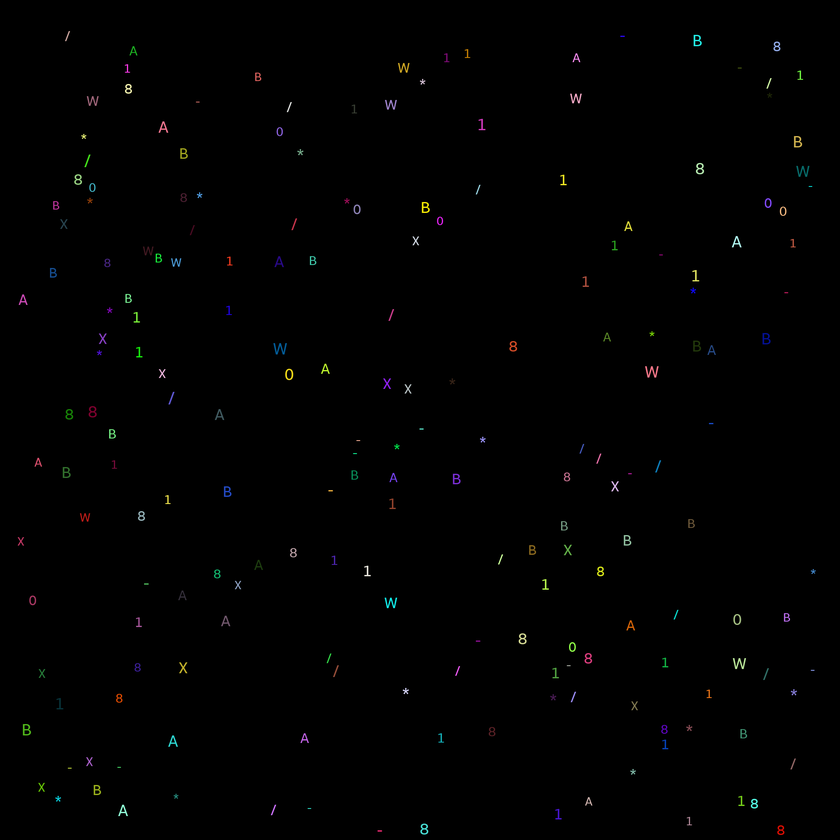
#> input picture LetterRecognition/images/alphabet.png, 840 x 840 px, shrunk from 2000 x 2000 before the run
$ python -i object_counting.py   (imports and definitions only)
#> lines starting #> are read from the running program, lines starting #| are printed output that depends on the picture; after the words box and inside, x2 and y2 are one past the last pixel; in counts of white or black regions, pixels touching at a corner belong together
### ObjectCountingWithMathMorfology/modules/two_pass.py
# -*- coding: utf-8 -*-

import matplotlib.pyplot as plt
import numpy as np


# [4 lines left out: function negate, not called in this run]

def check(B, y, x):
    if not 0 <= x < B.shape[0]:
        return False
    if not 0 <= y < B.shape[1]:
        return False
    if B[y, x] != 0:
        return True
    return False

def neighbors2(B, y, x):
    left = y, x-1
    top = y - 1, x
    if not check(B, *left):
        left = None
    if not check(B, *top):
        top = None
    return left, top

def exists(neighbors):
    return not all([n is None for n in neighbors])

def find(label, linked):
    j = label
    while linked[j] != 0:
        j = linked[j]
    return j

def union(label1, label2, linked):
    j = find(label1, linked)
    k = find(label2, linked)
    if j != k:
        linked[k] = j


def two_pass_labeling(B):
    linked = np.zeros(len(B), dtype="uint")
#> linked = 840 values from 0 to 0
    labels = np.zeros_like(B)

    label = 1
    for row in range(B.shape[0]):
        for col in range(B.shape[1]):
            if B[row, col] != 0:
                n = neighbors2(B, row, col)
                if not exists(n):
                    m = label
                    label += 1
                else:
                    lbs = [labels[i] for i in n if i is not None]
                    m = min(lbs)
                labels[row, col] = m
                for i in n:
                    if i is not None:
                        lb = labels[i]
                        if lb != m:
                            union(m, lb, linked)
#> this loop made 840 passes
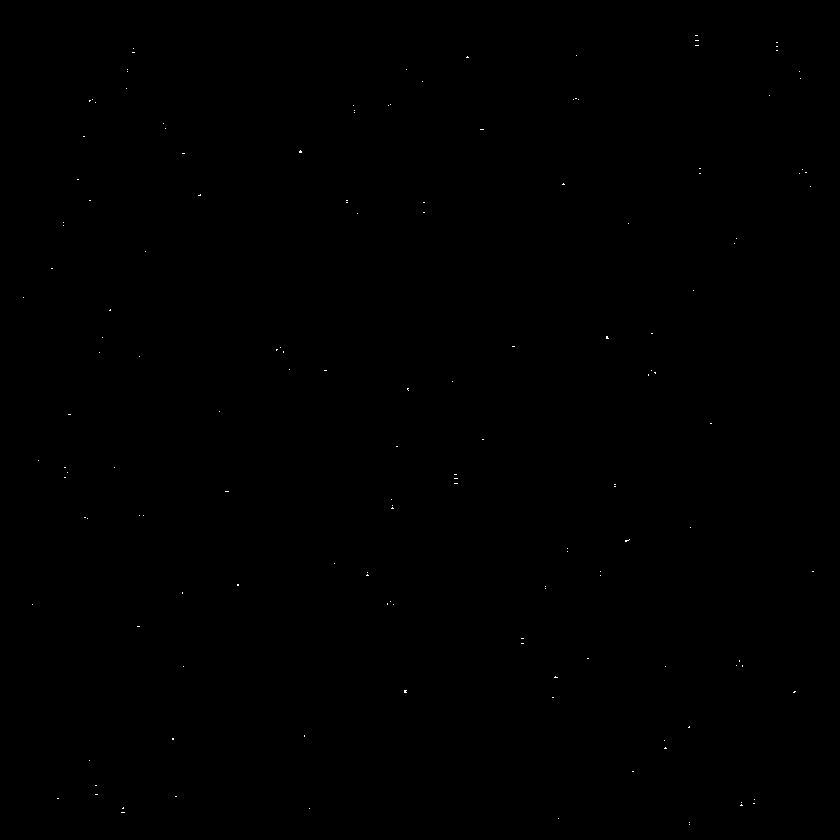
#> B: shape (840, 840); values 0 (black) and 1 (white), 0.04% white in thin lines or dots, all inside (x1, y1, x2, y2) = (23, 35, 814, 825)
#> after the loop, label = 167

    replacements = {}
    curr_labels = [1]

    for row in range(B.shape[0]):
        for col in range(B.shape[1]):
            if B[row, col] !=0:
                labels[row, col] = find(labels[row, col], linked)
#> this loop made 840 passes
#> labels: shape (840, 840); min 0, max 166, mean 0

    for row in range(B.shape[0]):
        for col in range(B.shape[1]):

            if B[row, col] != 0:
                new_label = find(labels[row, col], linked)

                if new_label in replacements:
                    new_label = replacements[new_label]

                elif(new_label - curr_labels[-1] > 1):
                    curr_labels.append(curr_labels[-1]+1)
                    replacements[new_label] = curr_labels[-1]
                    new_label = curr_labels[-1]

                if new_label != labels[row, col]:
                    labels[row, col] = new_label
#> labels: shape (840, 840); min 0, max 152, mean 0
#> after the loop, curr_labels = 152 values from 1 to 152; replacements = 151 items
    return labels

# [32 lines that do not run on import are left out]

### ObjectCountingWithMathMorfology/object_counting.py
# -*- coding: utf-8 -*-

import numpy as np
import matplotlib.pyplot as plt
from scipy.ndimage import morphology
from modules.two_pass import two_pass_labeling


def check1(sub, masks):
    for mask in masks:
        if np.all(sub==mask):
            return True
    return False

def count_objects(image):

    outer_mask = [np.array([[0, 0], [0, 1]]), np.array([[0, 0], [1, 0]]),
                  np.array([[1, 0],
                            [0, 0]]), np.array([[0, 1], [0, 0]])]
    inter_mask = [np.array([[0, 1], [1, 1]]), np.array([[1, 0], [1, 1]]),
                  np.array([[1, 1], [0, 1]]), np.array([[1, 1], [1, 0]])]

    outer = inner = 0
    for y in range(1, image.shape[0]-1):
        for x in range(1, image.shape[1]-1):
#            if image[y, x] == 1:
            sub = image[y-1:y+1, x-1:x+1]
            if check1(sub, outer_mask):
                    outer+=1
            if check1(sub, inter_mask):
                    inner += 1
    return (outer-inner)/4


def count(labeled):
    return (len(set(labeled.ravel())))

def find_objects(image):

    struct1 = np.array([[0, 1, 1, 1, 0],
                        [1, 1, 1, 1, 1],
                        [0, 1, 1, 1, 0]])

    struct2 = np.array([[1, 1, 0, 0, 1],
                        [1, 1, 0, 0, 1],
                        [1, 1, 1, 1, 1],
                        [1, 1, 1, 1, 1]])

    struct3 = np.array([[1, 1, 1, 1],
                        [1, 1, 1, 1],
                        [1, 1, 0, 0],
                        [1, 1, 0, 0],
                        [1, 1, 1, 1],
                        [1, 1, 1, 1]])

    struct4 = np.array([[1, 1, 1, 1, 1],
                        [1, 1, 1, 1, 1],
                        [1, 1, 0, 0, 1],
                        [1, 1, 0, 0, 1]])


    struct5 = np.array([[1, 1, 1, 1],
                        [1, 1, 1, 1],
                        [0, 0, 1, 1],
                        [0, 0, 1, 1],
                        [1, 1, 1, 1],
                        [1, 1, 1, 1]])


    res1 = two_pass_labeling(morphology.binary_erosion(image, struct1).astype("uint8"))

    res2 = two_pass_labeling(morphology.binary_erosion(image, struct2).astype("uint8"))
#> after the loop in two_pass_labeling (call 2), `for row in range(B.shape[0]):`: B: shape (840, 840); values 0 (black) and 1 (white), 0.01% white in thin lines or dots, all inside (x1, y1, x2, y2) = (22, 45, 806, 830)
#> the loop in two_pass_labeling (call 2), `for row in range(B.shape[0]):` made 840 passes
#> after the loop in two_pass_labeling (call 2), `for row in range(B.shape[0]):`: labels: shape (840, 840); min 0, max 71, mean 0
#> after the loop in two_pass_labeling (call 2), `for row in range(B.shape[0]):`: labels: shape (840, 840); min 0, max 69, mean 0

    res3 = two_pass_labeling(morphology.binary_erosion(image, struct3).astype("uint8"))
#> after the loop in two_pass_labeling (call 3), `for row in range(B.shape[0]):`: B: shape (840, 840); values 0 (black) and 1 (white), 0.01% white in thin lines or dots, all inside (x1, y1, x2, y2) = (38, 38, 787, 829)
#> after the loop in two_pass_labeling (call 3), `for row in range(B.shape[0]):`: labels: shape (840, 840); min 0, max 64, mean 0

    res4 = two_pass_labeling(morphology.binary_erosion(image, struct4).astype("uint8"))
#> after the loop in two_pass_labeling (call 4), `for row in range(B.shape[0]):`: B: shape (840, 840); values 0 (black) and 1 (white), 0.01% white in thin lines or dots, all inside (x1, y1, x2, y2) = (38, 44, 803, 828)
#> after the loop in two_pass_labeling (call 4), `for row in range(B.shape[0]):`: labels: shape (840, 840); min 0, max 46, mean 0

    res5 = two_pass_labeling(morphology.binary_erosion(image, struct5).astype("uint8"))
#> after the loop in two_pass_labeling (call 5), `for row in range(B.shape[0]):`: B: shape (840, 840); values 0 (black) and 1 (white), 0% white in thin lines or dots, all inside (x1, y1, x2, y2) = (24, 38, 783, 833)
#> after the loop in two_pass_labeling (call 5), `for row in range(B.shape[0]):`: labels: shape (840, 840); min 0, max 30, mean 0


    return res1, res2, res3, res4, res5

# [31 lines not run here, left out]

#    plt.subplot(122)
#    plt.imshow(res)
#    plt.show()


>>> import cv2
>>> picture = cv2.imread('../LetterRecognition/images/alphabet.png', cv2.IMREAD_GRAYSCALE)
>>> result = find_objects(picture)
#> result = 5 items

$ run again, on LetterRecognition/images/symbols.png
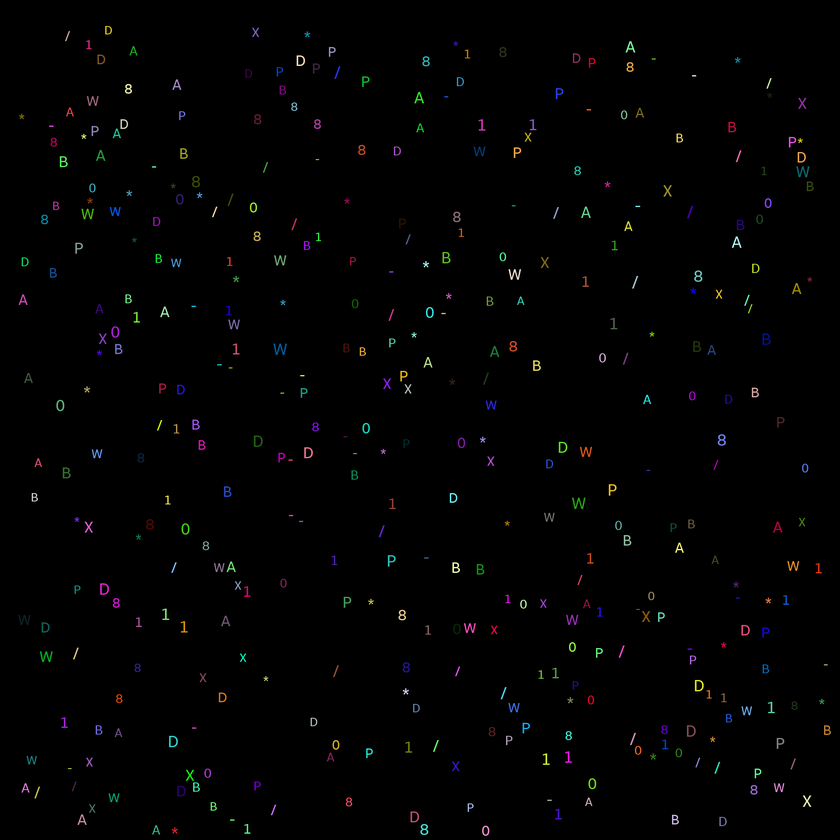
#> input picture LetterRecognition/images/symbols.png, 840 x 840 px, shrunk from 2000 x 2000 before the run
#> `picture = cv2.imread('../LetterRecognition/images/alphabet.png', cv2.I..`:
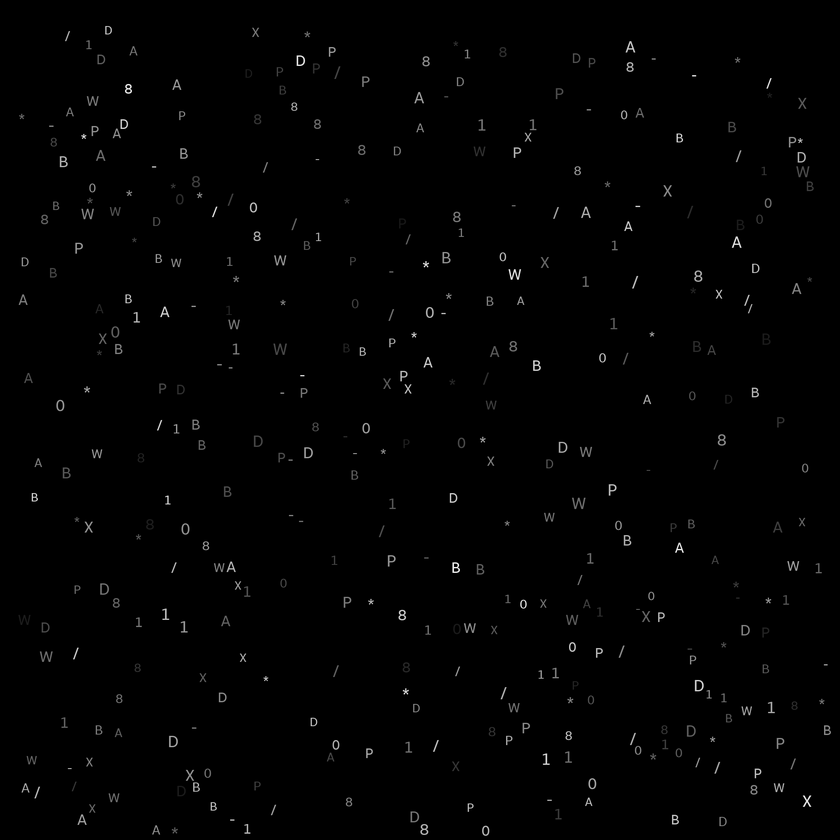
#> picture: shape (840, 840); min 0, max 253, mean 2
#> linked = 840 values from 0 to 0
#> after the loop in two_pass_labeling, `for row in range(B.shape[0]):`:
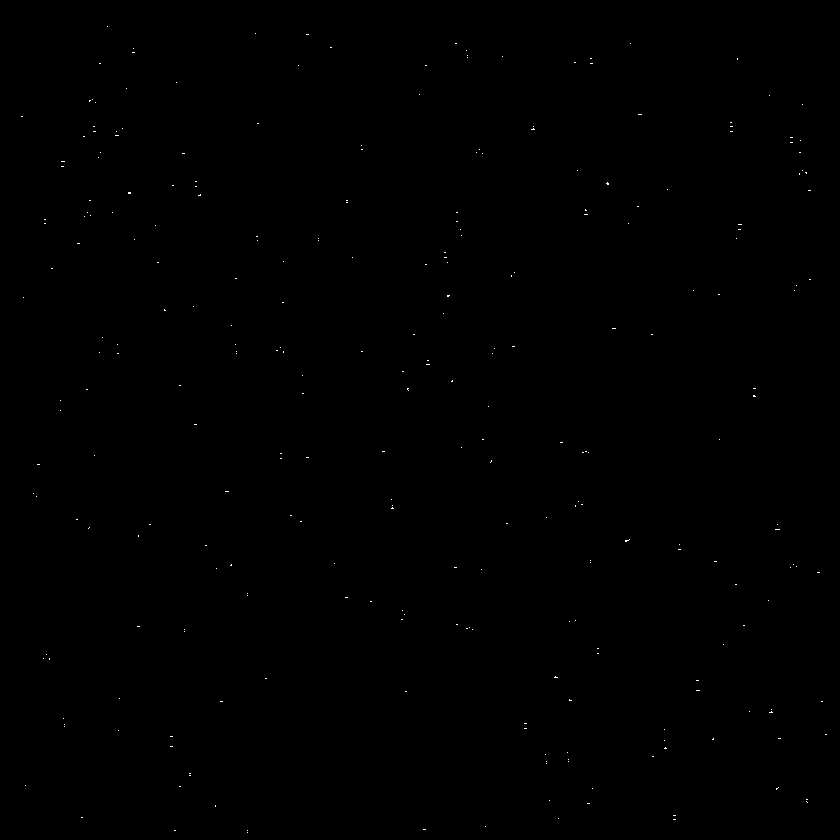
#> B: shape (840, 840); values 0 (black) and 1 (white), 0.08% white in thin lines or dots
#> after the loop in two_pass_labeling, `for row in range(B.shape[0]):`: label = 293
#> the loop in two_pass_labeling, `for row in range(B.shape[0]):` made 840 passes
#> the loop in two_pass_labeling, `for row in range(B.shape[0]):` made 840 passes
#> after the loop in two_pass_labeling, `for row in range(B.shape[0]):`: curr_labels = 244 values from 1 to 244; replacements = 243 items
#> the loop in two_pass_labeling (call 2), `for row in range(B.shape[0]):` made 840 passes
#> result = 5 items
